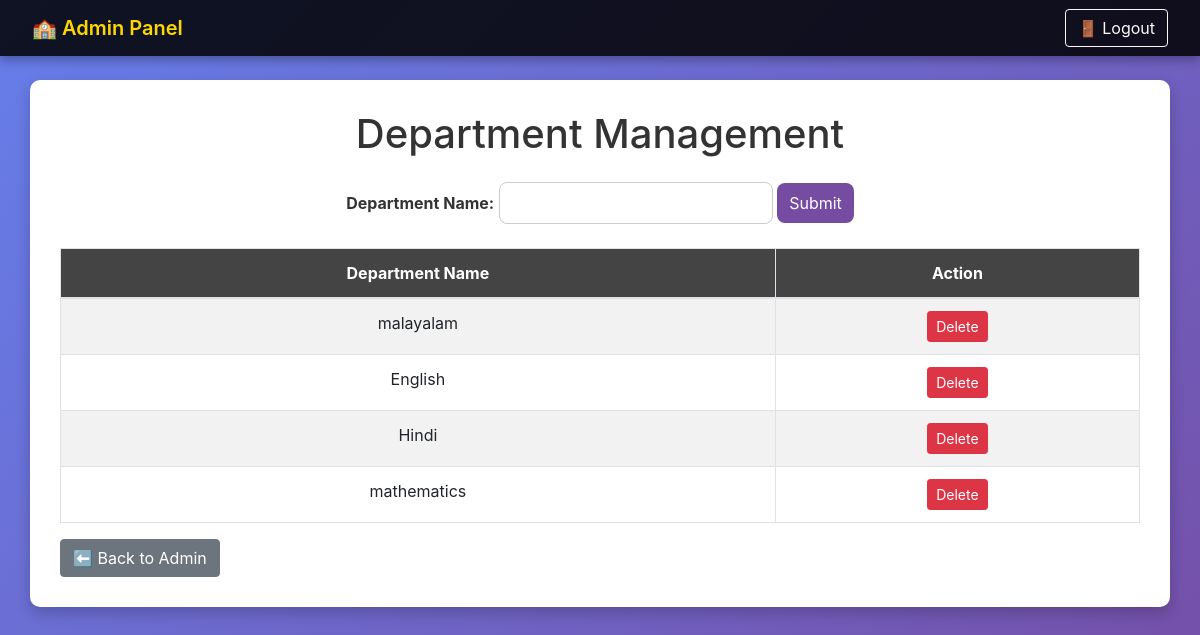
The page /register_department/ (signed in) on the database its author committed.
### school_app/models.py (models this page shows)
class Department(models.Model):
    department_name = models.CharField(max_length=40)
    class Meta:
        db_table = 'department'

### school_app/views.py (the view)
# urls.py: path('register_department/', views.register_department , name='register_department'),
@login_required(login_url='login_page')
def register_department(request):
    if not request.user.is_superuser:
        return redirect('login_page')
    if request.method == 'GET':
        dept_data = Department.objects.all()
        return render(request, 'register_department.html',{'dept_data':dept_data})
    else  :
        dep = request.POST['dept']
        data = Department.objects.create(department_name = dep)
        return redirect('register_department')

### school_app/templates/register_department.html (shortened to what this page needs)
<!DOCTYPE html>
<html lang="en">
<head>
    <link rel="stylesheet" href="https://cdn.jsdelivr.net/npm/bootstrap@4.3.1/dist/css/bootstrap.min.css"
>
</head>
<body>
    <nav class="navbar navbar-dark fixed-top">
        <a class="navbar-brand ml-3" href="/admin_page/">🏫 Admin Panel</a>
        <a href="{% url 'log_out' %}" class="btn btn-outline-light mr-3">🚪 Logout</a>
    </nav>
    <div class="container">
        <h1 class="text-center mb-4">Department Management</h1>
        <form action="" method="post" class="text-center mb-4">
            <label><strong>Department Name:</strong></label>
            <input type="text" name="dept" required>
            <input type="submit" value="Submit">
        </form>
        <table class="table table-striped table-bordered text-center">
            <thead>
                <tr><th>Department Name</th><th>Action</th></tr>
            </thead>
            <tbody>
                {% if dept_data %}
                    {% for i in dept_data %}
                    <tr>
                        <td>{{ i.department_name }}</td>
                        <td>
                            <a href="{% url 'delete_department' i.id %}"
                               class="btn btn-sm btn-danger"
                               onclick="return confirm('Delete this department?')">
                               Delete
                            </a>
                        </td>
                    </tr>
                    {% endfor %}
                {% else %}
                    <tr><td colspan="2">No departments found.</td></tr>
                {% endif %}
            </tbody>
        </table>
        <a href="{% url 'admin_page' %}" class="btn btn-secondary">⬅ Back to Admin</a>
    </div>
</body>
</html>

### school_app/templates/register_department.html (style rules this page uses)
body { background: linear-gradient(135deg, #667eea, #764ba2); color: #fff; min-height: 100vh; }
.navbar { background: rgba(0, 0, 0, 0.85); box-shadow: 0 4px 10px rgba(0,0,0,0.3); }
.navbar-brand { color: #ffd700 !important; font-weight: 600; }
.container { background: #fff; color: #333; border-radius: 10px; padding: 30px; margin-top: 80px; box-shadow: 0 6px 15px rgba(0,0,0,0.2); animation: fadeIn 0.6s ease; }
input[type="text"], input[type="submit"] { border-radius: 8px; padding: 8px 12px; border: 1px solid #ccc; }
input[type="submit"] { background: #764ba2; color: #fff; border: none; cursor: pointer; }
.table thead { background: #444; color: #fff; }

### rows shown on the page
Department: department_name "malayalam"
Department: department_name "English"
Department: department_name "Hindi"
Department: department_name "mathematics"
